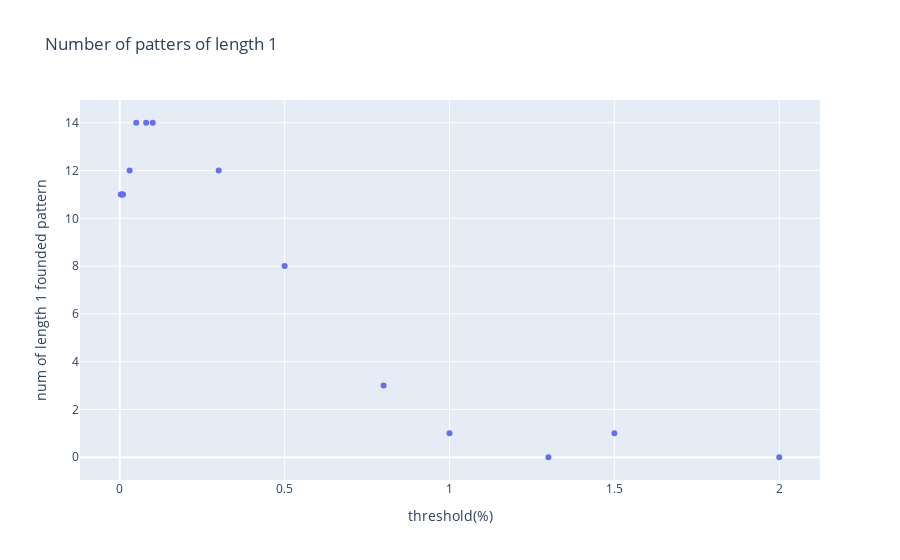

Notebook code cell kept with this figure:
### Code cell
fig4

### Figure 1 — Plotly figure (JSON) as saved in the notebook; plotly's stock layout.template omitted (floating-point values rounded to 4 significant figures)
{"data": [{"hovertemplate": "threshold(%)=%{x}<br>num of length 1 founded pattern =%{y}<extra></extra>", "legendgroup": "", "marker": {"color": "#636efa", "symbol": "circle"}, "mode": "markers", "name": "", "orientation": "v", "showlegend": false, "type": "scatter", "x": [0.003, 0.005, 0.008, 0.01, 0.03, 0.05, 0.08, 0.1, 0.3, 0.5, 0.8, 1, 1.3, 1.5, 2], "xaxis": "x", "y": [11, 11, 11, 11, 12, 14, 14, 14, 12, 8, 3, 1, 0, 1, 0], "yaxis": "y"}], "layout": {"legend": {"tracegroupgap": 0}, "title": {"text": "Number of patters of length 1"}, "xaxis": {"anchor": "y", "domain": [0, 1], "title": {"text": "threshold(%)"}}, "yaxis": {"anchor": "x", "domain": [0, 1], "title": {"text": "num of length 1 founded pattern "}}}}
